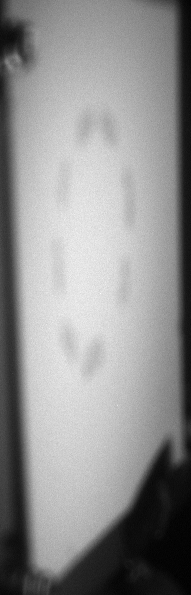
#> input picture EXAMPLES/DATA/BACKGROUND/EXPORTED/AVG_BAK.tiff, 191 x 595 px
$ python -i charge.py   (imports and definitions only)
#> lines starting #> are read from the running program, lines starting #| are printed output that depends on the picture
### _settings_cache.py
# -*- coding: utf-8 -*-
"""
Created on Thu Dec 15 15:21:22 2022

@author: willo

Configuration of the runtime settings for the program e.g. working directories, backgrounds, etc.

These are the default settings.
Please pass user settings as a json to main
"""

import json
import sys
import pathlib

# font = {'family': 'Corbel', 'weight': 'normal', 'size': 14}
# rc('font', **font)


class Settings:
    def __init__(self):

        # --- Target Directory ---
        self.verbose = True  # [bool] toggle printouts/logging to terminal
        self.targetDir = pathlib.Path(
            "../example/"
        )  # [path] root dir; saves go in ./EXPORTED
        self.shortlist = None  # [list|None] specific files to use from targetDir
        self.start = 0  # [int] first file to analyse
        self.stop = 1  # [int] last file to analyse, -1 for all
        self.decimate = 1  # [int] step size
        self.saving = False  # [bool] save numpy arrays and png contour plots
        self.overwrite = False  # [bool] overwrite existing save data in ./EXPORTED/

        # --- Backgrounds ---
        # Generated from user-selected files in a separate directory by compressing
        # all tiffs along z using max() and mean() methods
        self.background_dir = pathlib.Path(
            "BACKGROUND"
        )  # [path] subdir for background files
        self.generate_background_files = False  # [bool] generate MAX_BAK/AVG_BAK tiffs
        self.background = pathlib.Path(
            "/EXPORTED/AVG_BAK.tiff"
        )  # [path] background file
        self.background_clip = (
            1  # [int] percentile below which background data is ignored
        )
        self.background_scale = (
            1  # [float] multiplicative factor applied to background data
        )
        self.plotBackgroundSubtraction = (
            True  # [bool] plot before/after background subtraction
        )

        # --- Filtering ---
        self.kernel = "norm_gaus2d_ary(12, 3, 12, 3)"  # [str] convolution kernel expression
        self.filters = [3, 3, 3, 3, 53, 53, 53, 53]  # [list] x-ray filter sequence

        self.mask_image = None
        self.mask_regions = None
        self.src_mask = None # placeholder for source image mask
        self.dst_mask = None # placeholder for dst image mask
        self.ignore_ptvs_below = (
            12  # [float] peak-to-mean ratio threshold for electron acceptance
        )

        # --- Transformation / Geometry ---
        # Generated from four known points: pixel coords and [x,y,z] world coords
        # with laser along z and target at origin. [theta,phi] coords available if toggled.
        self.units = 1000  # [float] units/radian
        self.resolution = 10  # [float] pixels/unit
        self.zoom_radius = 8  # [float] radius of the analysis box
        self.pointingCalibrationImage = pathlib.Path("./EXAMPLES/AirLanex_330.tiff")
        self.dh = 0  # [float] nudge to vertical lanex offset (mm)
        self.dx = 0  # [float] nudge to horizontal lanex offset (mm)

        # --- Lanex Geometry ---
        #            Lanex
        #                \
        # laser:  theta   \
        # --->o__________/_\_______
        #     |            |\ \ < inPlane
        #     |<-- onAx -->|
        #
        # Measurements taken in horizontal plane of laser;
        # top/bottom corner heights are calculated from these.
        self.lanex_onAx_dist = (
            1000  # [float] mm distance to lanex plane along laser axis
        )
        self.lanex_theta = 0  # [float] deg angle of lanex normal to laser
        # WARN: assumes lanex is vertical, rotates about z only
        self.lanex_inPlane_dist = (
            0  # [float] mm distance of lanex edge (0mm mark) from axis
        )
        # in lanex plane; -ve means laser axis intersects lanex
        self.lanex_height = 50  # [float] mm height of lanex screen
        self.lanex_vertical_offset = (
            0  # [float] mm height of lanex centre plane from laser plane
        )

        # Known points: four lanex corners in pixel space then world space
        self.known_points = [
            [
                [129.500, 187.500],
                [79.000, 176.000],
                [61.500, 343.000],
                [129.500, 281.000],
            ],
            [[20.705, 17.029], [13.406, 14.304], [9.381, 22.318], [20.015, 22.058]],
        ]

        #   padding of the image around the known points wrt the axis (lpad, tpad, rpad, bpad) = settings.src_padding * zoom
        self.dst_padding = [1.1,1.1]
        self.dst_layout = (
            None  # placeholder for output image dims
        )
        self.transformation = (
            None  # placeholder for transformation matrices
        )
        self.transformation_weights = (
            None  # placeholder for normalisation matrices
        )
        self.in_theta_phi = (
            False  # [bool] if True, known_points are in spherical coords
        )
        self.checkTransformation = True  # [bool] generate plot to check transformation
        self.blockingPlot = (
            False  # [bool] prevent plots closing immediately when not saving
        )

    # [81 lines left out: functions update_user_settings, assert_reasonable, not called in this run]

settings = Settings()

# [2 lines that do not run on import are left out]

### charge.py
import os
import cv2
import numpy as np
import matplotlib.pyplot as plt

from pylab import figure, cm
from matplotlib.colors import LogNorm
from scipy.signal import convolve
from scipy.constants import e as electron_charge
from tqdm import tqdm
from skimage.feature import peak_local_max
import diplib as dip
from PIL import Image
from matplotlib.widgets import Slider, TextBox, Button

from _misc import *
from backfilt import get_background, walkDir, filterImage
from perspective import TransformToLanexPlane, get_transform
########################################################################
#   Calibration, is done by comparison to a BAS_MP Phosphoir image plate
#
#    At the moment the final comparisson is done manually (with a layer capeable image processor)
#    as visual feedback is key to linging up the two images
#
#    References:
#       [1] http://dx.doi.org/10.1063/1.3531979
#       [2] http://dx.doi.org/10.1063/1.4936141
#       [3] http://dx.doi.org/10.1063/1.4950860
#
#    ALTERNATE PSL METHOD FOR NEW SCANNER SOFTWARE:
#       [4] https://doi.org/10.1063/1.4886390
#
#
########################################################################
# [27 lines left out: function psl, not called in this run]


def alt_psl(
    g,
    r=25,
    l=5,
    s=500,
    b=16,
):
    """
    An alternate function for calculating the Photo Luminescence from the greyscale data of the scan taken with the FLA 7000
    see ref 4

    Parameters
    ----------
    g : b-bit uint       grey value from scan
    r : int              resolution
    l : int  (4 or 5)    latitude
    s : int 500 - 4000   sensitivity of the photo multiplier tube (PMT)
    b : int 8, 12 or 16  bit depth

    Returns
    -------
    p : float  the value of the photo stimulated luminescence for the pixel

    """

    h = 4000 / s
    """ from [4]
     " h(V) = 4, 1, and 0.4, which corresponds to the three discrete Fuji-brand sensitivity settings of S1000, S4000, or S10000. "
    """

    p = (g / (2**b - 1)) ** 2 * ((r / 100) ** 2) * h * 10 ** (l / 2)
    return p


def fade_MP(ft):
    return 0.565 * np.exp(-ft / 18.461) + 0.435 * np.exp(-ft / 6117.5)


def n_e_MP(psl, fade_time=110):  # 0.43):
    """
    A function for calculating the number of electrons incident on a BAS-MP image plate from the PSL

    Parameters
    ----------
    psl : float  the value of the photo stimulated luminescence for the pixel

    Returns
    -------
    electron_count : float  the number of electrons incident on the pixel

    """

    fade = fade_MP(fade_time)

    MP_Respose = 16.2e-3 * fade  # (ref 2)
    electron_count = psl / MP_Respose
    return electron_count


# [221 lines left out: functions test_MP, plot_MP, adjust_MP_image, integrate_lanex, integrate_circular_patch, not called in this run]


def clean_image_plate(file, alt=True, crop=[[0, -1], [0, -1]], bkg_scale=1):
#> called with alt = True, bkg_scale = 1
    im_dat = np.array(Image.open(file), dtype=np.float64)[
        crop[0][0] : crop[0][1], crop[1][0] : crop[1][1]
    ]
    im_dat = im_dat[:, ::-1]
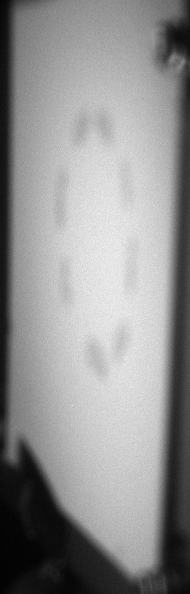
#> im_dat: shape (594, 190) float64; min 769, max 25725.8, mean 14951.8; drawn with min black and max white

    slope_g = np.mean(im_dat[20:80, :], 0)
#> slope_g = 190 values, max 17319.6 at index 106, min 2085.5 at index 0, mean 13688.8
    if alt:
        slope_psl = alt_psl(slope_g)
#> in alt_psl, `p = (g / (2**b - 1)) ** 2 * ((r / 100) ** 2) * h * 10 ** (l / 2)`: p = 190 values, max 11.04 at index 106, min 0.16 at index 0, mean 7.58
#> slope_psl has the same summary as p in alt_psl

    else:
        slope_psl = psl(slope_g)

    slope_n_e = n_e_MP(slope_psl)
#> in n_e_MP, `electron_count = psl / MP_Respose`: electron_count = 190 values, max 1590.1 at index 106, min 23.06 at index 0, mean 1090.7
#> slope_n_e has the same summary as electron_count in n_e_MP

    fig, ax = plt.subplot_mosaic(
        [["orig"], ["slope"], ["signal"]], figsize=(9, 12), height_ratios=[1, 0.5, 1]
    )

    try:
        fig.suptitle(
            file.split("/")[-1].split("\\")[-1].split("-")[1].replace("_", " ")
        )
    except IndexError:
        fig.suptitle(file)

    ax["slope"].plot(np.multiply(slope_n_e, electron_charge))
    ax["slope"].set_yscale("log")
    ax["slope"].set_title("side electron slope (C / px)")
    ax["slope"].grid("both")

    if alt:
        im_dat_psl = alt_psl(im_dat)
#> call 2 of alt_psl, with r = 25, l = 5, s = 500, b = 16
#> in alt_psl (call 2), `p = (g / (2**b - 1)) ** 2 * ((r / 100) ** 2) * h * 10 ** (l / 2)`:
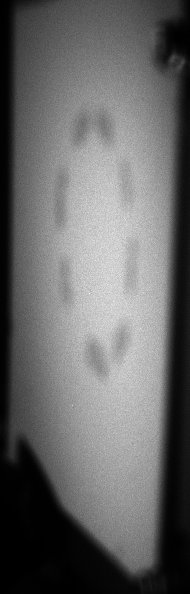
#> p: shape (594, 190) float64; min 0.0218, max 24.36, mean 9.9; drawn with min black and max white
    else:
        im_dat_psl = psl(im_dat)

    im_dat_n_e = n_e_MP(im_dat_psl)

    origIm = ax["orig"].imshow(
        np.multiply(im_dat_n_e, electron_charge), interpolation="none"
    )
    ax["orig"].set_title("image plate (cropped) (C/px)")
    cax2 = fig.colorbar(origIm, ax=ax["orig"], pad=0, shrink=1, location="right")
    # print("full integral is {} electrons for {}C".format(im_dat_n_e.sum(),electron_charge*im_dat_n_e.sum()))

    k = (20, 30)

#> (the run stopped early here; a loop or call above may not have finished)
